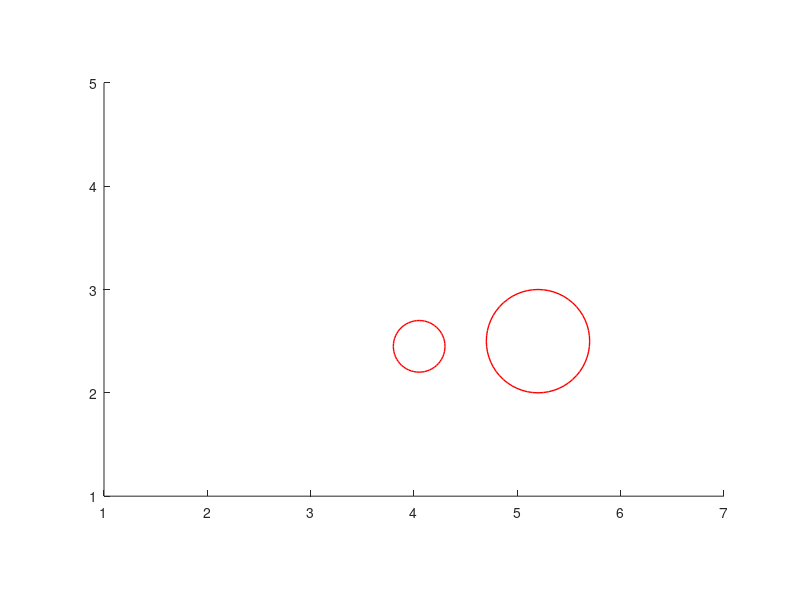

This chart was generated by the following MATLAB code: (Note: this script raises an error after producing the figure.)
% Inistalize parameters
dt = 1;
x0 = [2, 2, 0]';
alpha = [0.0001, 0.0001, 0.01, 0.0001, 0.0001, 0.0001];
ut = [[1;0], [1;0], [1;0]];
zt = [[2.276;5.249;2], [4.321;5.834;3], [3.418;5.869;3],...
        [3.774;5.911;4], [2.631;5.140;5], [4.770;5.791;6],...
        [3.828;5.742;6], [3.153;5.739;6]];
m = [[0;0], [4;0], [8;0], [8;6], [4;6], [0;6]];
sigma_r = 0.1;
sigma_phi = 0.09;
figure(1);

 rectangle('position',[3.8,2.2,0.5,0.5],'curvature',[1,1],'linewidth',1,'edgecolor','r'),axis equal
 
 rectangle('position',[4.7,2,1,1],'curvature',[1,1],'linewidth',1,'edgecolor','r'),axis equal


%% 1. Plot the localization uncertainties at each time step
% subplot(2,2,1);
% N = 1000;    % Suppose sample size is 1000
% total_sample = [];
% 
% for i = 1: N
%     sample = x0;
%     once_sample = [];
%     for j = 1:size(ut,2)
%         sample = sample_motion_model_velocity(sample, ut(1:2, j), dt, alpha);
%         once_sample = [once_sample,sample];
%         
%     end
%     total_sample = [total_sample;once_sample];   
% end
% 
% for i = 1:size(ut, 2) % Scatter plot
%         
%         scatter(total_sample(:,1+3*(i-1)), total_sample(:,2+3*(i-1)),'*');
%         hold on;
% end
% idealmew = [2,3,4,5,6,5,4,3,2;2,2,2,2,3,4,4,4,4];
% plot(idealmew(1,:),idealmew(2,:),'k', 'linewidth',3)
% hold on;
% legend('U1','U2','U3','U4','U5','U6','U7','U8','ideal');
% title('Uncertainty')
% box off;

%% 2.Implement Extended Kalman Filter
% subplot(2,2,2);
xlim([1 7]);
ylim([1 5]);
mu = x0;
sigma = [0, 0, 0; 
         0, 0, 0; 
         0, 0, 0];

total_mu = mu;
total_sigma = sigma;
motion_sample=x0;

% plot_movement(x0, ut, dt); %ideal line
% hold on;
% plot_movement_base_control(x0, ut, dt, alpha); %error line
% hold on;

for i = 1:size(ut, 2)
    x_last = motion_sample(1);
    y_last = motion_sample(2);
    motion_sample = sample_motion_model_velocity(motion_sample, ut(1:2, i), dt, alpha);
    [mu, sigma, mu_t_hat, sigma_t_hat] = EKF_localization_known_correspondences(mu, sigma,  ut(1:2, i)', zt(1:3, i)', m, alpha, sigma_r, sigma_phi,dt);
    total_mu = [total_mu, mu];
    total_sigma = [total_sigma, sigma];
%     error_ellipse(sigma, mu);
    ab = error_ellipse(sigma_t_hat, mu_t_hat);
%     MonteCarlo(ab(1), ab(2), 3.8,2.2,0.5);
end
plot(total_mu(1,:),total_mu(2,:),'r', 'linewidth',2); %EKF Line
hold on;
% legend('black-Ideal','blue-error','red-EKF');
title('Extended Kalman Filter');

box off;

%% 3.Implement Particle filter

% subplot(2,2,3);
% plot_movement(x0, ut, dt);  %ideal line
% plot_movement_base_control(x0, ut, dt, alpha); %error line
% 
% xlim([1 7]);
% ylim([1 5]);
% 
% Xt = x0;
% 
% for i = 1:size(ut, 2)
%     Xt_last_mean = [mean(Xt(1,:)), mean(Xt(2,:))];
%     Xt = Particle_filter(Xt, ut(1:2, i)', zt(1:3, i)', m, alpha, dt, sigma_r, sigma_phi);
%     Xt_mean = [mean(Xt(1,:)), mean(Xt(2,:))];
%     scatter(Xt(1,:), Xt(2,:), 20, ".r");
%     hold on;
%     plot([Xt_last_mean(1), Xt_mean(1)],[Xt_last_mean(2), Xt_mean(2)], 'r'); %particle filter
%     hold on;
%     title('Particle Filter');
%     
% end
% legend('black-ideal','blue-error','red-particle filter');
% 

%% Function : Plot the localization uncertainties
function plot_movement(intial_pos, ut, dt)
    pos = intial_pos;
    for i = 1:size(ut, 2)
        x = pos(1);
        y = pos(2);
        theta = pos(3);
        u = ut(1:2, i); v = u(1); w = u(2);
        if w == 0 && v ~= 0
            x_end = x + cos(theta)*dt;
            y_end = y + sin(theta)*dt;
            theta_end = theta;
        elseif v == pi/2 && w == pi/2
            % when w=pi/2 and dt=1 and v=pi/2, the movement plot is 1/4 circle
            center = [x - sin(theta)*dt, y + cos(theta)*dt];
            % (y-y0)^2 + (x-x0)^2 = r^2

            x_end = x + cos(theta)*dt + sin(theta)*(-dt);

            if theta <= pi && theta >= 2/pi
                y_end = sqrt(1 - (x_end - center(1))^2) + center(2);
            else
                y_end = -sqrt(1 - (x_end - center(1))^2) + center(2);
            end

            theta_end = theta + w * dt;
        end
        pos = [x_end, y_end, theta_end];
        plot([x, x_end],[y, y_end],'k','linewidth',2);
        hold on;
    end
end

%% Function : Plot the movement base on control information
function plot_movement_base_control(intial_pos, ut, dt, alpha)
    motion_sample = intial_pos;
    for i = 1:size(ut, 2)
        x_last = motion_sample(1);
        y_last = motion_sample(2);
        motion_sample = sample_motion_model_velocity(motion_sample, ut(1:2, i), dt, alpha);
        plot([x_last, motion_sample(1)],[y_last, motion_sample(2)], 'b','linewidth',2);
    end
end
